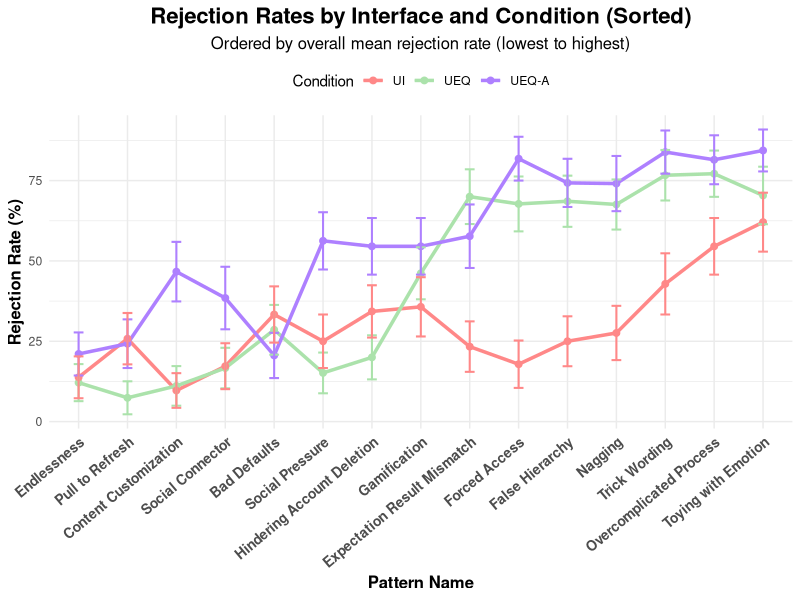

Here is the R script that generated this plot:
# CORRECTED: Interface Rejection Trends by Condition (Sorted by Overall Rejection Rate)
# Line plot with error bars, pattern names as x-axis labels
# UPDATED: UI/UEQ/UEQ-A naming with consistent colors and CORRECT pattern order

library(dplyr)
library(ggplot2)
library(tidyr)

cat("=== CREATING INTERFACE REJECTION TRENDS LINE PLOT (SORTED) ===\n")

# CORRECTED Pattern names for each interface (fixed last 5)
pattern_names <- c(
  "Bad Defaults",           # UI 1
  "Content Customization",  # UI 2 
  "Endlessness",           # UI 3
  "Expectation Result Mismatch", # UI 4
  "False Hierarchy",       # UI 5
  "Forced Access",         # UI 6
  "Gamification",          # UI 7
  "Hindering Account Deletion", # UI 8
  "Nagging",               # UI 9
  "Overcomplicated Process", # UI 10
  "Pull to Refresh",       # UI 11
  "Social Connector",      # UI 12
  "Toying with Emotion",   # UI 13 - CORRECTED
  "Trick Wording",         # UI 14 - CORRECTED  
  "Social Pressure"        # UI 15 - CORRECTED
)

# Load data
data <- read.csv("results/three_condition_interface_data.csv")
data$rejection <- 1 - data$release_binary

# Update condition names
data$condition_new <- case_when(
  data$condition == "RAW" ~ "UI",
  data$condition == "UEQ" ~ "UEQ", 
  data$condition == "UEQ+Autonomy" ~ "UEQ-A",
  TRUE ~ data$condition
)

# Calculate mean rejection rate and SE per interface × condition
summary_df <- data %>%
  group_by(interface, condition_new) %>%
  summarise(
    mean_rejection = mean(rejection),
    se_rejection = sd(rejection) / sqrt(n()),
    .groups = "drop"
  )

# Add pattern names
summary_df$pattern_name <- pattern_names[as.integer(gsub("ui", "", summary_df$interface))]

# Calculate overall mean rejection per interface (across all conditions)
overall_order <- summary_df %>%
  group_by(interface, pattern_name) %>%
  summarise(overall_mean = mean(mean_rejection), .groups = "drop") %>%
  arrange(overall_mean)

# Set factor levels for ordered plotting
summary_df$pattern_name <- factor(summary_df$pattern_name, levels = overall_order$pattern_name)
summary_df$condition_new <- factor(summary_df$condition_new, levels = c("UI", "UEQ", "UEQ-A"))

# Plot with new color scheme
p <- ggplot(summary_df, aes(x = pattern_name, y = mean_rejection * 100, group = condition_new, color = condition_new)) +
  geom_line(linewidth = 1.2) +
  geom_point(size = 2) +
  geom_errorbar(aes(ymin = (mean_rejection - se_rejection) * 100, ymax = (mean_rejection + se_rejection) * 100),
                width = 0.2, linewidth = 0.7) +
  scale_color_manual(values = c("UI" = "#FF8888", "UEQ" = "#ABE2AB", "UEQ-A" = "#AE80FF"),
                     name = "Condition") +
  labs(
    title = "Rejection Rates by Interface and Condition (Sorted)",
    subtitle = "Ordered by overall mean rejection rate (lowest to highest)",
    x = "Pattern Name",
    y = "Rejection Rate (%)"
  ) +
  theme_minimal() +
  theme(
    axis.text.x = element_text(angle = 40, hjust = 1, size = 10, face = "bold"),
    axis.title.x = element_text(size = 12, face = "bold"),
    axis.title.y = element_text(size = 12, face = "bold"),
    plot.title = element_text(size = 16, face = "bold", hjust = 0.5),
    plot.subtitle = element_text(size = 12, hjust = 0.5),
    legend.position = "top"
  )

# Save
if(!dir.exists("plots")) dir.create("plots")
ggsave("plots/interface_rejection_trends_sorted.png", p, width = 14, height = 7, dpi = 300)

cat("✓ Plot saved with CORRECTED pattern order: plots/interface_rejection_trends_sorted.png\n")
